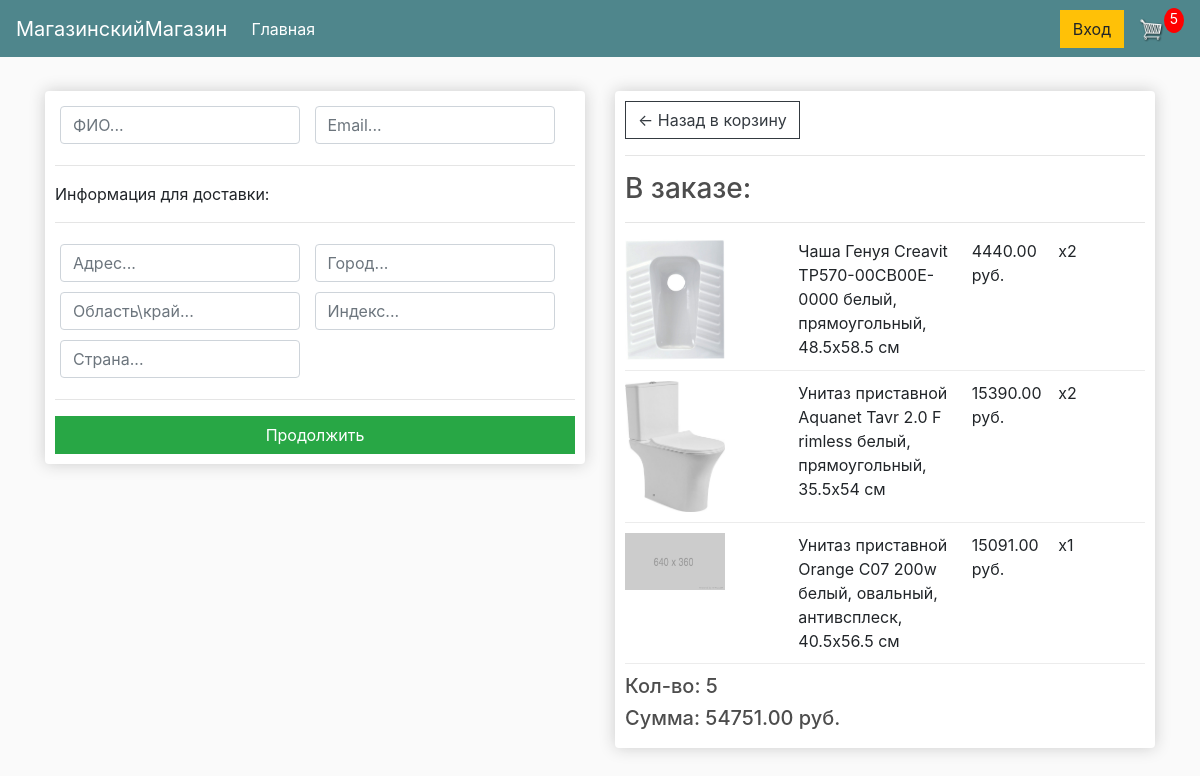
/checkout/ (signed in), run on an earlier commit of the app's database.
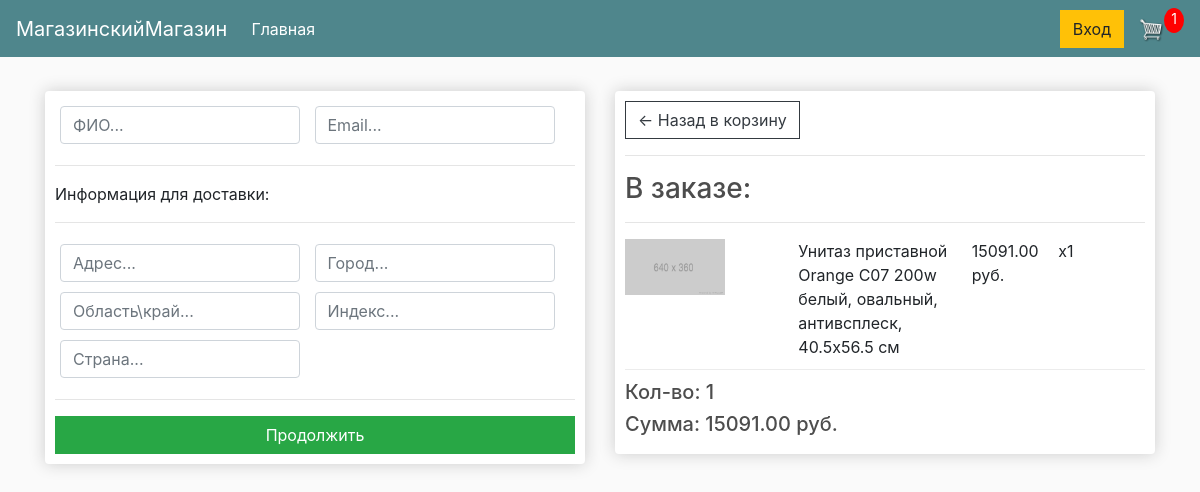
And on a later commit of the database.
### store/models.py (models this page shows, shortened)
class OrderItem(models.Model):
    product = models.ForeignKey(Product, on_delete=models.SET_NULL, null=True)
    order = models.ForeignKey(Order, on_delete=models.SET_NULL, null=True)
    quantity = models.IntegerField(default=0, null=True, blank=True)
    date_added = models.DateTimeField(auto_now_add=True)
    @property
    def get_total(self):
        total = self.product.price * self.quantity
        return total

class Product(models.Model):
    name = models.CharField(max_length=200)
    price = models.DecimalField(max_digits=10, decimal_places=2)
    digital = models.BooleanField(default=False, null=True, blank=True)
    image = models.ImageField(null=True, blank=True)

class Order(models.Model):
    customer = models.ForeignKey(Customer, on_delete=models.SET_NULL, null=True, blank=True)
    date_ordered = models.DateTimeField(auto_now_add=True)
    completed = models.BooleanField(default=False)
    transaction_id = models.CharField(max_length=100, null=True)
    @property
    def get_cart_total(self):
        order_items = self.orderitem_set.all()
        total = sum([item.get_total for item in order_items])
        return total
    @property
    def get_cart_items(self):
        order_items = self.orderitem_set.all()
        total = sum([item.quantity for item in order_items])
        return total
    @property
    def shipping(self):
        shipping = False
        orderitems = self.orderitem_set.all()
        for i in orderitems:
            if i.product.digital == False:
                shipping = True
            return shipping

### store/views.py (the view)
# urls.py: path('checkout/', views.checkout, name='checkout'),
def checkout(request):
    if request.user.is_authenticated:
        customer = request.user.customer
        order, created = Order.objects.get_or_create(customer=customer, completed=False)
        items = order.orderitem_set.all()
        cartItems = order.get_cart_items
    else:
        items = []
        order = {'get_cart_total': 0, 'get_cart_items': 0, 'shipping': False}
        cartItems = order['get_cart_items']
    context = {'items': items, 'order': order, 'cartItems': cartItems}
    return render(request, 'store/checkout.html', context)

### store/templates/store/checkout.html (shortened to what this page needs)
{% extends 'store/main.html' %}
{% load static %}
{% block content %}
    <div class="row">
        <div class="col-lg-6">
            <div class="box-element" id="form-wrapper">
                <form id="form">
                    <div id="user-info">
                        <div class="form-field">
                            <input required class="form-control" type="text" name="name" placeholder="ФИО...">
                        </div>
                        <div class="form-field">
                            <input required class="form-control" type="email" name="email" placeholder="Email...">
                        </div>
                    </div>
                    <div id="shipping-info">
                        <hr>
                        <p>Информация для доставки:</p>
                        <hr>
                        <div class="form-field">
                            <input required class="form-control" type="text" name="address" placeholder="Адрес...">
                        </div>
                        <div class="form-field">
                            <input required class="form-control" type="text" name="city" placeholder="Город...">
                        </div>
                        <div class="form-field">
                            <input required class="form-control" type="text" name="state" placeholder="Область\край...">
                        </div>
                        <div class="form-field">
                            <input required class="form-control" type="text" name="zipcode" placeholder="Индекс...">
                        </div>
                        <div class="form-field">
                            <input required class="form-control" type="text" name="country" placeholder="Страна...">
                        </div>
                    </div>
                    <hr>
                    <input id="form-button" class="btn btn-success btn-block" type="submit" value="Продолжить">
                </form>
            </div>
            <br>
        </div>
        <div class="col-lg-6">
            <div class="box-element">
                <a class="btn btn-outline-dark" href="{% url 'cart' %}">&#x2190; Назад в корзину</a>
                <hr>
                <h3>В заказе:</h3>
                <hr>
                {% for item in items %}
                    <div class="cart-row">
                        <div style="flex: 2"><img class="row-image" src="{% if item.product.image %}{{ item.product.image.url }}{% else %}{% static 'images/placeholder.png' %}{% endif %}"></div>
                        <div style="flex: 2">{{ item.product.name }}</div>
                        <div style="flex: 1">{{ item.product.price }} руб.</div>
                        <div style="flex: 1">x{{ item.quantity }}</div>
                    </div>
                {% endfor %}
                <h5>Кол-во: {{ order.get_cart_items }}</h5>
                <h5>Сумма: {{ order.get_cart_total }} руб.</h5>
            </div>
        </div>
    </div>
{% endblock content %}

What changed in the data, as far as the page shows it:
removed OrderItem: product.image (picture), product.name "Чаша Генуя Creavit TP570-00CB00E-0000 белый, прямоугольный, 48.5x58.5 см", product.price "4440.00", quantity "2"
removed OrderItem: product.image (picture), product.name "Унитаз приставной Aquanet Tavr 2.0 F rimless белый, прямоугольный, 35.5x54 см", product.price "15390.00", quantity "2"
computed for Order: get_cart_items "5" → "1"; get_cart_total "54751.00" → "15091.00"
Also different on the page:
{{ cartItems }}: "5" → "1"
